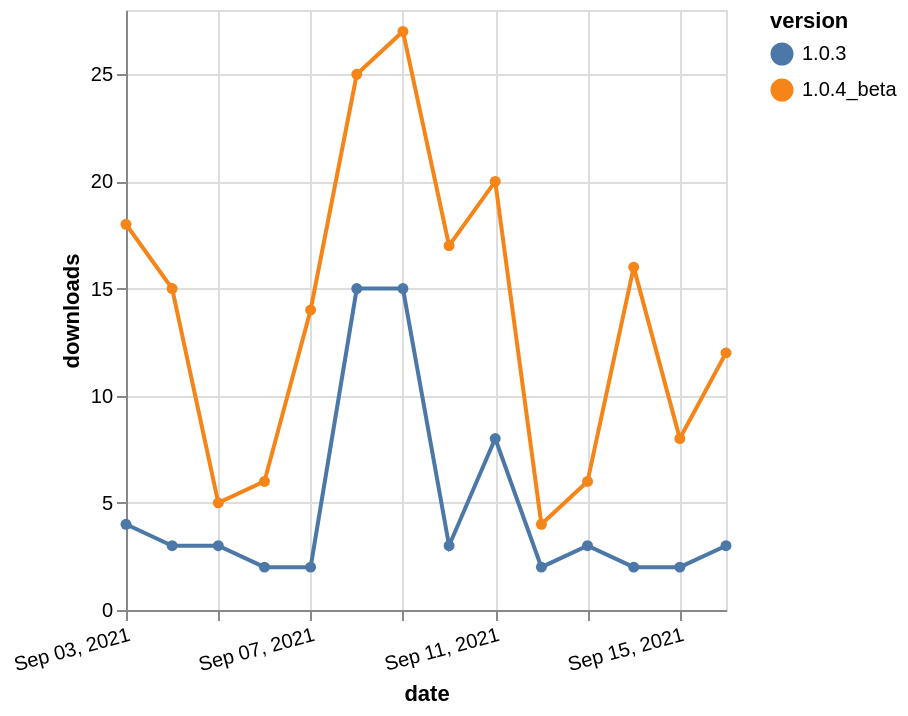

The Vega-Lite source for this figure:
### Vega-Lite specification from a JSON file in a GitHub repository (floating-point values rounded to 4 significant figures)
{"$schema": "https://vega.github.io/schema/vega-lite/v5.json", "description": "A simple bar chart with embedded data.", "data": {"values": [{"date": "2021-09-03", "total": 15049, "delta": 18, "version": "1.0.4_beta"}, {"date": "2021-09-04", "total": 15064, "delta": 15, "version": "1.0.4_beta"}, {"date": "2021-09-05", "total": 15069, "delta": 5, "version": "1.0.4_beta"}, {"date": "2021-09-06", "total": 15075, "delta": 6, "version": "1.0.4_beta"}, {"date": "2021-09-07", "total": 15089, "delta": 14, "version": "1.0.4_beta"}, {"date": "2021-09-08", "total": 15114, "delta": 25, "version": "1.0.4_beta"}, {"date": "2021-09-09", "total": 15141, "delta": 27, "version": "1.0.4_beta"}, {"date": "2021-09-10", "total": 15158, "delta": 17, "version": "1.0.4_beta"}, {"date": "2021-09-11", "total": 15178, "delta": 20, "version": "1.0.4_beta"}, {"date": "2021-09-12", "total": 15182, "delta": 4, "version": "1.0.4_beta"}, {"date": "2021-09-13", "total": 15188, "delta": 6, "version": "1.0.4_beta"}, {"date": "2021-09-14", "total": 15204, "delta": 16, "version": "1.0.4_beta"}, {"date": "2021-09-15", "total": 15212, "delta": 8, "version": "1.0.4_beta"}, {"date": "2021-09-16", "total": 15224, "delta": 12, "version": "1.0.4_beta"}, {"date": "2021-09-03", "total": 9569, "delta": 4, "version": "1.0.3"}, {"date": "2021-09-04", "total": 9572, "delta": 3, "version": "1.0.3"}, {"date": "2021-09-05", "total": 9575, "delta": 3, "version": "1.0.3"}, {"date": "2021-09-06", "total": 9577, "delta": 2, "version": "1.0.3"}, {"date": "2021-09-07", "total": 9579, "delta": 2, "version": "1.0.3"}, {"date": "2021-09-08", "total": 9594, "delta": 15, "version": "1.0.3"}, {"date": "2021-09-09", "total": 9609, "delta": 15, "version": "1.0.3"}, {"date": "2021-09-10", "total": 9612, "delta": 3, "version": "1.0.3"}, {"date": "2021-09-11", "total": 9620, "delta": 8, "version": "1.0.3"}, {"date": "2021-09-12", "total": 9622, "delta": 2, "version": "1.0.3"}, {"date": "2021-09-13", "total": 9625, "delta": 3, "version": "1.0.3"}, {"date": "2021-09-14", "total": 9627, "delta": 2, "version": "1.0.3"}, {"date": "2021-09-15", "total": 9629, "delta": 2, "version": "1.0.3"}, {"date": "2021-09-16", "total": 9632, "delta": 3, "version": "1.0.3"}]}, "width": "container", "mark": {"type": "line", "point": {"filled": true}}, "encoding": {"x": {"field": "date", "type": "temporal", "timeUnit": "yearmonthdate", "title": "date", "axis": {"labelAngle": -15}}, "y": {"field": "delta", "type": "quantitative", "title": "downloads"}, "color": {"field": "version", "type": "nominal"}, "tooltip": {"field": "delta"}}}
